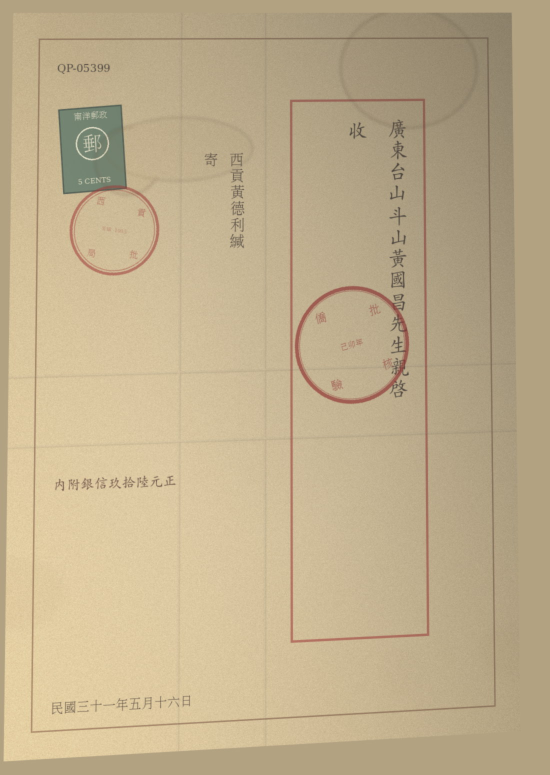
#> input picture assets/samples/test1/sample_021.jpg, 1100 x 1550 px (shown at 1/2 size)
$ python make_contact_sheet.py --input ../../../assets/samples/test1/sample_021.jpg --out out
#> lines starting #> are read from the running program, lines starting #| are printed output that depends on the picture
from __future__ import annotations

import argparse
import json
from pathlib import Path

from PIL import Image, ImageDraw, ImageFont, ImageOps


EXTS = {".jpg", ".jpeg", ".png", ".webp", ".bmp"}


def iter_images(inputs: list[str]) -> list[Path]:
    files: list[Path] = []
    for raw in inputs:
        p = Path(raw)
        if p.is_dir():
            for child in p.rglob("*"):
                if child.is_file() and child.suffix.lower() in EXTS:
                    files.append(child)
        elif p.is_file() and p.suffix.lower() in EXTS:
            files.append(p)
    unique = []
    seen = set()
    for p in sorted(files, key=lambda x: x.stat().st_mtime, reverse=True):
        try:
            key = (str(p.resolve()).lower(), p.stat().st_size)
        except OSError:
            continue
        if key in seen:
            continue
        seen.add(key)
        unique.append(p)
    return unique


def main() -> None:
    parser = argparse.ArgumentParser(description="Create numbered contact sheets for Duhai Vision review.")
    parser.add_argument("--input", action="append", required=True, help="Image file or directory; repeatable.")
    parser.add_argument("--out", required=True, help="Output directory.")
    parser.add_argument("--limit", type=int, default=96)
    parser.add_argument("--cols", type=int, default=4)
    parser.add_argument("--rows", type=int, default=4)
    parser.add_argument("--thumb", type=int, default=180)
    args = parser.parse_args()

    out_dir = Path(args.out)
    out_dir.mkdir(parents=True, exist_ok=True)
    picked = iter_images(args.input)[: args.limit]

    font = ImageFont.load_default()
    thumb_w = thumb_h = args.thumb
    label_h = 34
    per_sheet = args.cols * args.rows
    sheet_w = args.cols * thumb_w
    sheet_h = args.rows * (thumb_h + label_h)
    manifest = []
    sheets = []

    for sheet_idx in range((len(picked) + per_sheet - 1) // per_sheet):
        sheet = Image.new("RGB", (sheet_w, sheet_h), "white")
#> sheet: PIL image 720x856 RGB; every value is 255
        draw = ImageDraw.Draw(sheet)
        subset = picked[sheet_idx * per_sheet : (sheet_idx + 1) * per_sheet]
        for i, p in enumerate(subset):
            idx = sheet_idx * per_sheet + i + 1
            x = (i % args.cols) * thumb_w
            y = (i // args.cols) * (thumb_h + label_h)
            try:
                im = Image.open(p).convert("RGB")
#> im is the input picture: PIL image 1100x1550 RGB; mean R, G, B 192.2, 174.8, 141.1
                im = ImageOps.exif_transpose(im)
                im.thumbnail((thumb_w, thumb_h), Image.Resampling.LANCZOS)
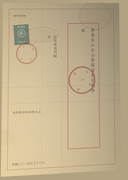
#> im: PIL image 128x180 RGB; mean R, G, B 192.2, 174.8, 141.1
                bg = Image.new("RGB", (thumb_w, thumb_h), (245, 245, 245))
#> bg: PIL image 180x180 RGB; every value is 245
                bg.paste(im, ((thumb_w - im.width) // 2, (thumb_h - im.height) // 2))
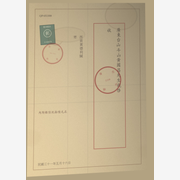
#> bg: PIL image 180x180 RGB; mean R, G, B 207.4, 195.1, 171.1
                sheet.paste(bg, (x, y))
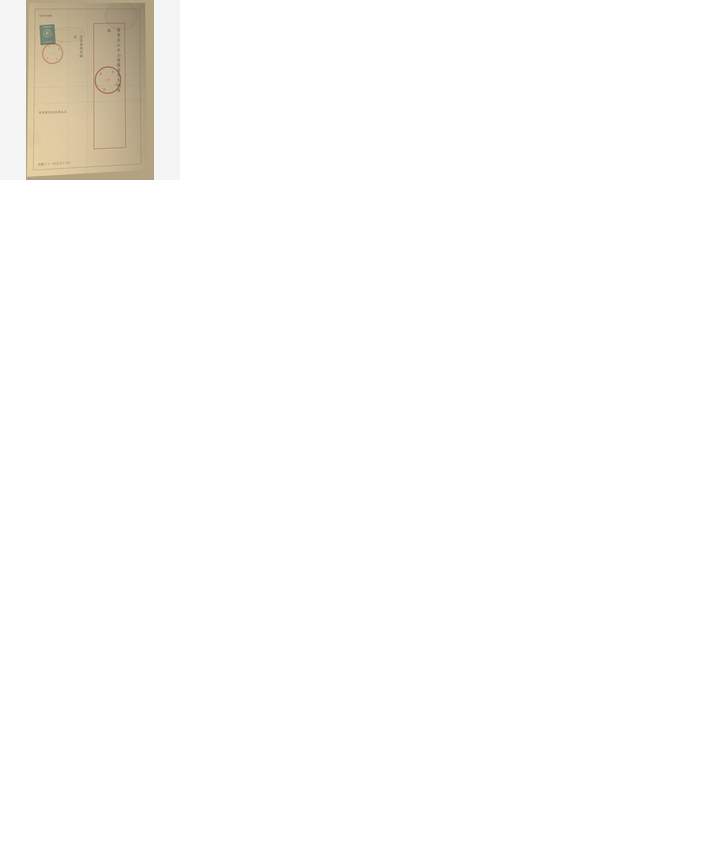
#> sheet: PIL image 720x856 RGB; mean R, G, B 252.5, 251.8, 250.6
            except Exception:
                draw.rectangle([x, y, x + thumb_w, y + thumb_h], fill=(230, 230, 230))
                draw.text((x + 4, y + 70), "LOAD FAIL", fill="red", font=font)
            draw.rectangle([x, y, x + 54, y + 22], fill=(0, 0, 0))
            draw.text((x + 4, y + 4), f"#{idx}", fill="white", font=font)
            draw.text((x + 4, y + thumb_h + 3), p.name[:28], fill="black", font=font)
            manifest.append({"idx": idx, "path": str(p), "name": p.name})
        out = out_dir / f"sheet_{sheet_idx + 1:02d}.jpg"
        sheet.save(out, quality=90)
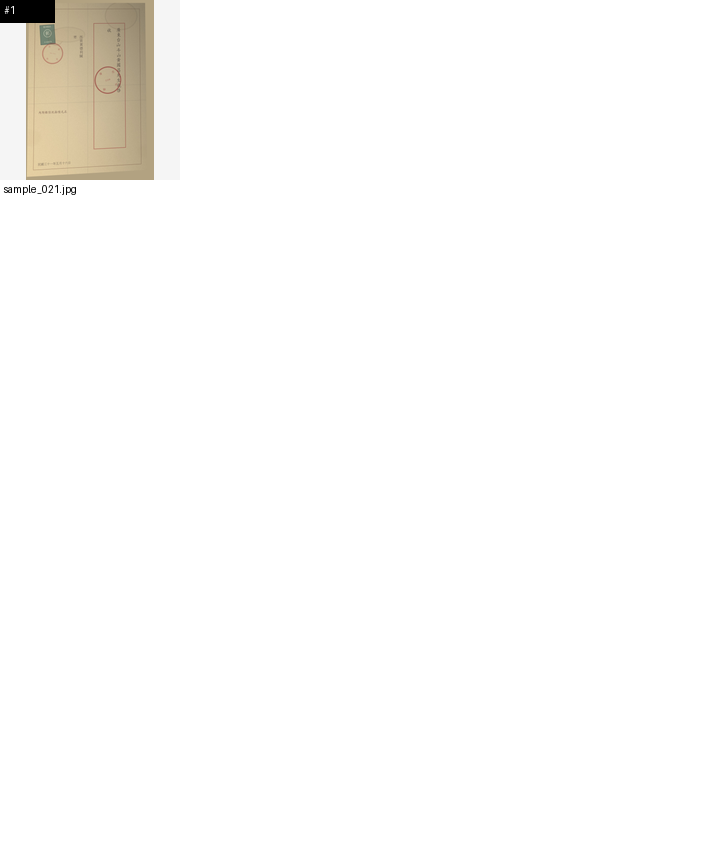
#> saved as sheet_01.jpg: PIL image 720x856 RGB; mean R, G, B 252, 251.4, 250.1
        sheets.append({"key": out.stem, "screenshot": str(out), "sheet": str(out)})

    (out_dir / "manifest.json").write_text(json.dumps(manifest, ensure_ascii=False, indent=2), encoding="utf-8")
    (out_dir / "sheet_index.json").write_text(json.dumps(sheets, ensure_ascii=False, indent=2), encoding="utf-8")
    print(json.dumps({"count": len(manifest), "sheets": len(sheets), "out": str(out_dir)}, ensure_ascii=False, indent=2))


if __name__ == "__main__":
    main()

$ run again, on assets/samples/test1/sample_023.jpg
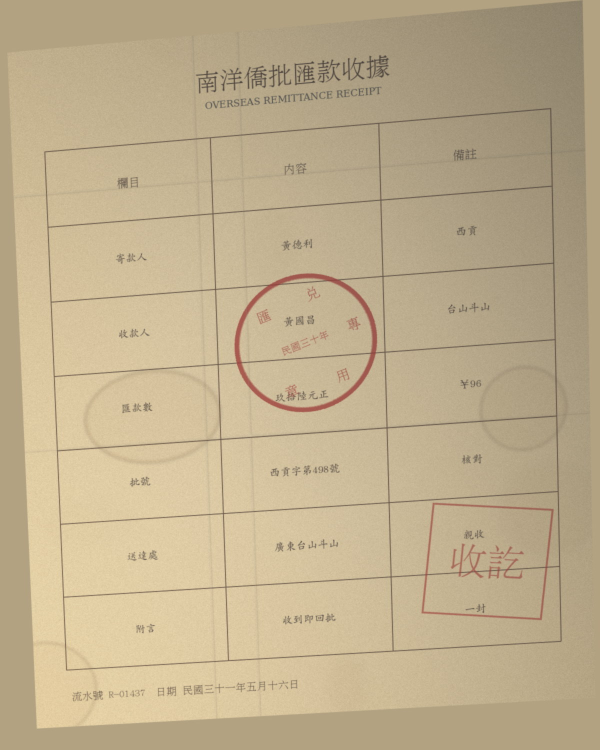
#> input picture assets/samples/test1/sample_023.jpg, 1200 x 1500 px (shown at 1/2 size)
#> in main, im is the input picture: PIL image 1200x1500 RGB; mean R, G, B 191.3, 174.3, 141.5
#> im: PIL image 144x180 RGB
#> in main, `bg.paste(im, ((thumb_w - im.width) // 2, (thumb_h - im.height) // 2))`:
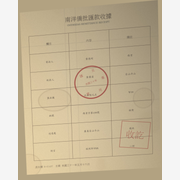
#> bg: PIL image 180x180 RGB; mean R, G, B 202, 188.5, 162.2
#> in main, `sheet.save(out, quality=90)`:
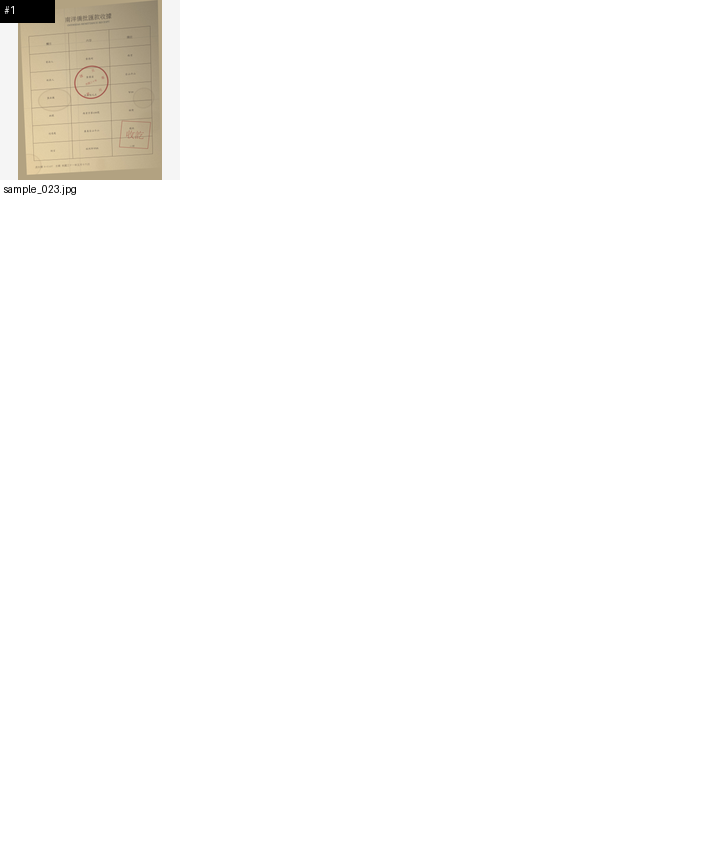
#> saved as sheet_01.jpg: PIL image 720x856 RGB; mean R, G, B 251.7, 251, 249.7
